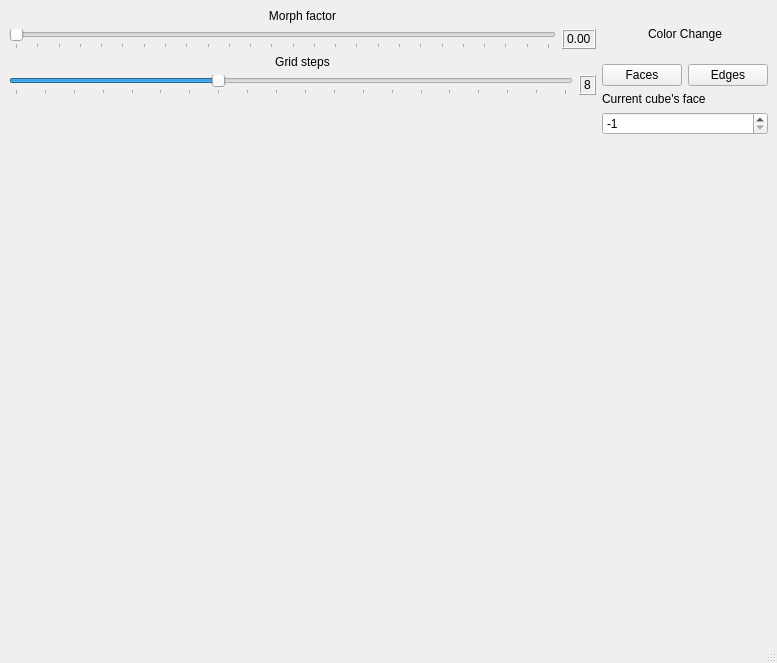
<?xml version="1.0" encoding="UTF-8"?>
<ui version="4.0">
 <class>MainWindow</class>
 <widget class="QMainWindow" name="MainWindow">
  <property name="geometry">
   <rect>
    <x>0</x>
    <y>0</y>
    <width>777</width>
    <height>663</height>
   </rect>
  </property>
  <property name="minimumSize">
   <size>
    <width>640</width>
    <height>640</height>
   </size>
  </property>
  <property name="windowTitle">
   <string>MainWindow</string>
  </property>
  <widget class="QWidget" name="centralwidget">
   <property name="styleSheet">
    <string notr="true">QPushButton{}</string>
   </property>
   <layout class="QVBoxLayout" name="verticalLayout_2">
    <item>
     <layout class="QHBoxLayout" name="horizontalLayout_3">
      <item>
       <layout class="QVBoxLayout" name="verticalLayout_5">
        <item>
         <widget class="QLabel" name="morphFactorLabel">
          <property name="text">
           <string>Morph factor</string>
          </property>
          <property name="alignment">
           <set>Qt::AlignCenter</set>
          </property>
         </widget>
        </item>
        <item>
         <layout class="QHBoxLayout" name="horizontalLayout_2">
          <item>
           <widget class="QSlider" name="morphFactorSlider">
            <property name="minimum">
             <number>0</number>
            </property>
            <property name="maximum">
             <number>50</number>
            </property>
            <property name="orientation">
             <enum>Qt::Horizontal</enum>
            </property>
            <property name="tickPosition">
             <enum>QSlider::TicksBelow</enum>
            </property>
            <property name="tickInterval">
             <number>2</number>
            </property>
           </widget>
          </item>
          <item>
           <widget class="QLabel" name="morphFactorNumLabel">
            <property name="frameShape">
             <enum>QFrame::Box</enum>
            </property>
            <property name="frameShadow">
             <enum>QFrame::Raised</enum>
            </property>
            <property name="text">
             <string>0.00</string>
            </property>
           </widget>
          </item>
         </layout>
        </item>
        <item>
         <widget class="QLabel" name="label">
          <property name="text">
           <string>Grid steps</string>
          </property>
          <property name="alignment">
           <set>Qt::AlignCenter</set>
          </property>
         </widget>
        </item>
        <item>
         <layout class="QHBoxLayout" name="horizontalLayout_4">
          <item>
           <widget class="QSlider" name="horizontalSlider">
            <property name="focusPolicy">
             <enum>Qt::WheelFocus</enum>
            </property>
            <property name="minimum">
             <number>1</number>
            </property>
            <property name="maximum">
             <number>20</number>
            </property>
            <property name="value">
             <number>8</number>
            </property>
            <property name="orientation">
             <enum>Qt::Horizontal</enum>
            </property>
            <property name="tickPosition">
             <enum>QSlider::TicksBelow</enum>
            </property>
            <property name="tickInterval">
             <number>1</number>
            </property>
           </widget>
          </item>
          <item>
           <widget class="QLabel" name="gridStepsLabel">
            <property name="frameShape">
             <enum>QFrame::Box</enum>
            </property>
            <property name="frameShadow">
             <enum>QFrame::Raised</enum>
            </property>
            <property name="text">
             <string>8</string>
            </property>
           </widget>
          </item>
         </layout>
        </item>
        <item>
         <spacer name="verticalSpacer">
          <property name="orientation">
           <enum>Qt::Vertical</enum>
          </property>
          <property name="sizeHint" stdset="0">
           <size>
            <width>20</width>
            <height>40</height>
           </size>
          </property>
         </spacer>
        </item>
       </layout>
      </item>
      <item>
       <layout class="QVBoxLayout" name="verticalLayout_4">
        <item>
         <widget class="QLabel" name="colorChangeLabel">
          <property name="text">
           <string>Color Change</string>
          </property>
          <property name="alignment">
           <set>Qt::AlignCenter</set>
          </property>
         </widget>
        </item>
        <item>
         <layout class="QVBoxLayout" name="verticalLayout">
          <item>
           <layout class="QHBoxLayout" name="horizontalLayout_5">
            <item>
             <widget class="QPushButton" name="facesButton">
              <property name="autoFillBackground">
               <bool>false</bool>
              </property>
              <property name="text">
               <string>Faces</string>
              </property>
             </widget>
            </item>
            <item>
             <widget class="QPushButton" name="edgesButton">
              <property name="text">
               <string>Edges</string>
              </property>
             </widget>
            </item>
           </layout>
          </item>
          <item>
           <widget class="QLabel" name="colorChangeLable">
            <property name="text">
             <string>Current cube's face</string>
            </property>
           </widget>
          </item>
          <item>
           <widget class="QSpinBox" name="faceNumSpinbox">
            <property name="minimum">
             <number>-1</number>
            </property>
            <property name="maximum">
             <number>5</number>
            </property>
            <property name="value">
             <number>-1</number>
            </property>
           </widget>
          </item>
         </layout>
        </item>
       </layout>
      </item>
     </layout>
    </item>
    <item>
     <widget class="CubeWidget" name="cubeWidget" native="true">
      <property name="sizePolicy">
       <sizepolicy hsizetype="Expanding" vsizetype="Expanding">
        <horstretch>1</horstretch>
        <verstretch>1</verstretch>
       </sizepolicy>
      </property>
      <property name="minimumSize">
       <size>
        <width>640</width>
        <height>480</height>
       </size>
      </property>
      <property name="focusPolicy">
       <enum>Qt::StrongFocus</enum>
      </property>
     </widget>
    </item>
   </layout>
  </widget>
  <widget class="QMenuBar" name="menubar">
   <property name="geometry">
    <rect>
     <x>0</x>
     <y>0</y>
     <width>777</width>
     <height>26</height>
    </rect>
   </property>
  </widget>
  <widget class="QStatusBar" name="statusbar"/>
 </widget>
 <customwidgets>
  <customwidget>
   <class>CubeWidget</class>
   <extends>QWidget</extends>
   <header>cubewidget.hpp</header>
   <container>1</container>
   <slots>
    <slot>setMorphFactorI(int)</slot>
    <slot>showDialog()</slot>
    <slot>setCurrentFace(int)</slot>
    <slot>setFaceMode()</slot>
    <slot>setEdgeMode()</slot>
    <slot>makeNewGrid(int)</slot>
   </slots>
  </customwidget>
 </customwidgets>
 <tabstops>
  <tabstop>cubeWidget</tabstop>
  <tabstop>morphFactorSlider</tabstop>
  <tabstop>horizontalSlider</tabstop>
  <tabstop>facesButton</tabstop>
  <tabstop>edgesButton</tabstop>
  <tabstop>faceNumSpinbox</tabstop>
 </tabstops>
 <resources/>
 <connections>
  <connection>
   <sender>morphFactorSlider</sender>
   <signal>valueChanged(int)</signal>
   <receiver>morphFactorNumLabel</receiver>
   <slot>setNum(int)</slot>
   <hints>
    <hint type="sourcelabel">
     <x>56</x>
     <y>65</y>
    </hint>
    <hint type="destinationlabel">
     <x>556</x>
     <y>84</y>
    </hint>
   </hints>
  </connection>
  <connection>
   <sender>horizontalSlider</sender>
   <signal>valueChanged(int)</signal>
   <receiver>gridStepsLabel</receiver>
   <slot>setNum(int)</slot>
   <hints>
    <hint type="sourcelabel">
     <x>509</x>
     <y>128</y>
    </hint>
    <hint type="destinationlabel">
     <x>553</x>
     <y>130</y>
    </hint>
   </hints>
  </connection>
  <connection>
   <sender>horizontalSlider</sender>
   <signal>valueChanged(int)</signal>
   <receiver>cubeWidget</receiver>
   <slot>makeNewGrid(int)</slot>
   <hints>
    <hint type="sourcelabel">
     <x>187</x>
     <y>129</y>
    </hint>
    <hint type="destinationlabel">
     <x>186</x>
     <y>215</y>
    </hint>
   </hints>
  </connection>
 </connections>
 <slots>
  <slot>callColorDialog()</slot>
 </slots>
</ui>
